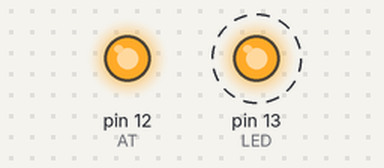
A sketch run on a simulated Arduino Uno, built with avr-gcc and run on an emulated ATmega328P. On the bench: output pins drawn as LEDs (lit = HIGH). Dashed ring = blinking. What the sketch prints to the serial monitor is not drawn.

Above: at 0.8 s.
Timing chart, 0 to 3.6 s (numbered marks = the images above):
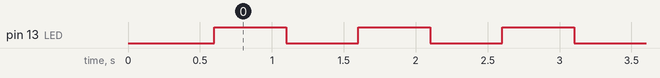

The sketch:

setbluetooth.ino
```cpp
#define AT 12//en
#define LED 13

void setup()
{
  pinMode(LED,OUTPUT);
  pinMode(AT,OUTPUT);
  digitalWrite(AT,HIGH);
  Serial.begin(38400);//这里应该和你的模块通信波特率一致
  delay(100);
  Serial.println("AT");
  delay(100);
  Serial.println("AT+NAME=Cat-Feeder");//命名模块名
  delay(100);
  Serial.println("AT+ROLE=0");//设置主从模式：0从机，1主机
  delay(100);
  Serial.println("AT+PSWD=1234");//设置配对密码，如1234
  delay(100);
  Serial.println("AT+UART=115200,0,0");//设置波特率9600，停止位1，校验位无
  delay(100);
  Serial.println("AT+RMAAD");//清空配对列表


}

void loop()
{
  digitalWrite(LED, HIGH);
  delay(500);
  digitalWrite(LED, LOW);
  delay(500);
}
```

Measured:
- by itself, pin 13 (LED): alternates HIGH for 0.50 s and LOW for 0.50 s
